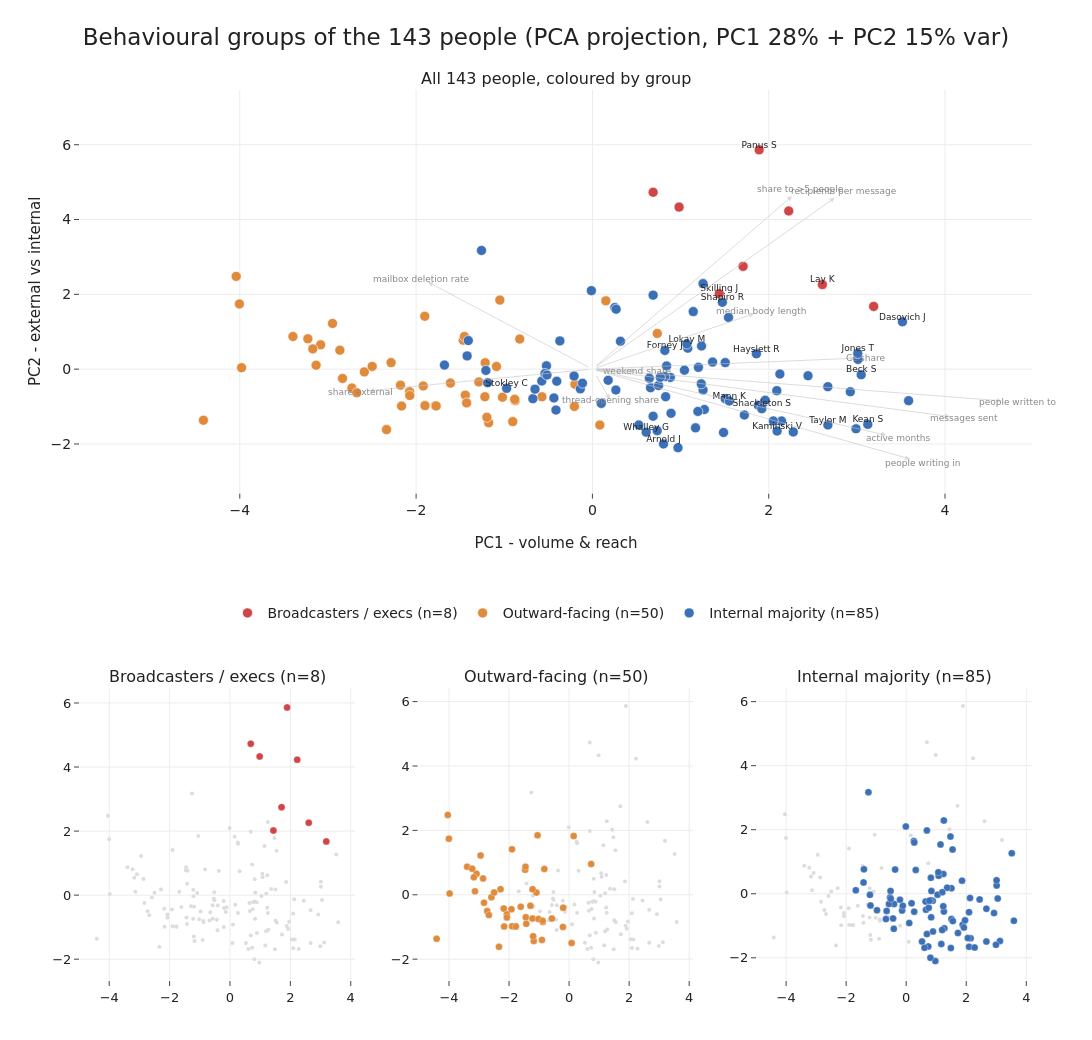

The notebook cell saved with this chart:
### Markdown cell above
## The three groups in two dimensions

A PCA projection puts the 143 people on a plane that keeps as much of the
twelve-dimensional spread as possible; the arrows show how the original features
load onto it. The first axis is essentially *volume and reach* - heavy senders
with wide degree to one side - and the second separates *outward, external*
communication from *internal* traffic. The groups sit where their names say they
should: the broadcasters/executives reach far out along the reach axis, the
outward-facing group lifts along the external axis, and the large internal
majority fills the middle. The split is a gradient, not a gap, which is exactly
what the modest silhouette said. A few named people are labelled for orientation.

### Code cell
pca = PCA(2, random_state=0).fit(X)
XY = pca.transform(X)
ev = pca.explained_variance_ratio_
NOTABLE = ["lay-k","skilling-j","whalley-g","kaminski-v","dasovich-j","kean-s",
           "shapiro-r","jones-t","taylor-m","shackleton-s","forney-j","mann-k",
           "beck-s","arnold-j","lokay-m","hayslett-r","stokley-c","panus-s"]
order = ["Broadcasters / execs", "Outward-facing", "Internal majority"]
gsize = {nm: sum(cl_name[h] == nm for h in keep) for nm in order}

fig = make_subplots(rows=2, cols=3, row_heights=[0.58, 0.42], vertical_spacing=0.22,
    specs=[[{"colspan": 3}, None, None], [{}, {}, {}]],
    subplot_titles=["All 143 people, coloured by group",
                    *[f"{nm} (n={gsize[nm]})" for nm in order]])

# row 1: every group together
for nm in order:
    idx = [i for i, h in enumerate(keep) if cl_name[h] == nm]
    fig.add_trace(go.Scatter(
        x=XY[idx, 0], y=XY[idx, 1], mode="markers", name=f"{nm} (n={len(idx)})",
        marker=dict(size=10, color=CMAP[nm], line=dict(width=0.6, color="white")),
        text=[disp(keep[i]) for i in idx], hoverinfo="text+name"), row=1, col=1)
lab_idx = [i for i, h in enumerate(keep) if h in NOTABLE]
fig.add_trace(go.Scatter(x=XY[lab_idx, 0], y=XY[lab_idx, 1], mode="text",
    text=[disp(keep[i]) for i in lab_idx], textposition="top center",
    textfont=dict(size=9, color="#222222"), showlegend=False), row=1, col=1)

# feature-loading arrows pushed out to the frame so they only indicate direction
# and do not sit on top of the points; labels land in the outer margin
xr = [XY[:, 0].min() - 1.4, XY[:, 0].max() + 1.4]
yr = [XY[:, 1].min() - 1.2, XY[:, 1].max() + 1.6]
sx = (xr[1] - xr[0]) / 2 * 0.86 / np.abs(pca.components_[0]).max()
sy = (yr[1] - yr[0]) / 2 * 0.86 / np.abs(pca.components_[1]).max()
for j, f in enumerate(PRETTY):
    tx, ty = pca.components_[0, j] * sx, pca.components_[1, j] * sy
    fig.add_annotation(x=tx, y=ty, ax=0, ay=0, xref="x", yref="y", axref="x",
        ayref="y", showarrow=True, arrowhead=2, arrowwidth=1.0,
        arrowcolor="#c4c4c4", opacity=0.6)
    fig.add_annotation(x=tx * 1.04, y=ty * 1.04, text=PRETTY[f], showarrow=False,
        font=dict(size=9, color="#888888"))

# row 2: one panel per group, lit on a grey backdrop of everyone
for k, nm in enumerate(order):
    c = k + 1
    fig.add_trace(go.Scatter(x=XY[:, 0], y=XY[:, 1], mode="markers",
        marker=dict(size=4, color="#dddddd"), showlegend=False, hoverinfo="skip"),
        row=2, col=c)
    idx = [i for i, h in enumerate(keep) if cl_name[h] == nm]
    fig.add_trace(go.Scatter(x=XY[idx, 0], y=XY[idx, 1], mode="markers",
        marker=dict(size=7, color=CMAP[nm], line=dict(width=0.3, color="white")),
        showlegend=False, hoverinfo="skip"), row=2, col=c)

fig.update_layout(
    title=f"Behavioural groups of the 143 people (PCA projection, "
          f"PC1 {ev[0]:.0%} + PC2 {ev[1]:.0%} var)",
    legend=dict(orientation="h", y=0.43, x=0.5, xanchor="center", font=dict(size=14)))
fig.update_xaxes(title_text="PC1 - volume & reach", title_font=dict(size=15),
                 range=xr, row=1, col=1)
fig.update_yaxes(title_text="PC2 - external vs internal", title_font=dict(size=15),
                 range=yr, row=1, col=1)
for c in (1, 2, 3):
    fig.update_xaxes(tickfont=dict(size=13), row=2, col=c)
    fig.update_yaxes(tickfont=dict(size=13), row=2, col=c)
save_fig(fig, "p3_pca_clusters.png", w=1180, h=1040,
         margin=dict(l=80, r=60, t=90, b=60))

### Figure 1 — Plotly figure (JSON) as saved in the notebook; plotly's stock layout.template omitted (floating-point values rounded to 4 significant figures; data arrays with more than 128 entries replaced by an {"elided": "..."} marker saying what was removed)
{"data": [{"hoverinfo": "text+name", "marker": {"color": "#d04545", "line": {"color": "white", "width": 0.6}, "size": 10}, "mode": "markers", "name": "Broadcasters / execs (n=8)", "text": ["Bailey S", "Baughman D", "Hain M", "Lay K", "Panus S", "Skilling J", "Whalley L", "Williams W3"], "type": "scatter", "x": [0.689, 0.9835, 2.227, 2.609, 1.892, 1.439, 3.19, 1.709], "xaxis": "x", "y": [4.729, 4.333, 4.229, 2.261, 5.863, 2.017, 1.677, 2.747], "yaxis": "y"}, {"hoverinfo": "text+name", "marker": {"color": "#e08a3c", "line": {"color": "white", "width": 0.6}, "size": 10}, "mode": "markers", "name": "Outward-facing (n=50)", "text": ["Arora H", "Badeer R", "Brawner S", "Carson M", "Cuilla M", "Davis D", "Dean C", "Donohoe T", "Dorland C", "Ermis F", "Fischer M", "Gang L", "Giron D", "Guzman M", "Harris S", "Hendrickson S", "Hernandez J", "Keavey P", "Kuykendall T", "Lewis A", "Lucci P", "Maggi M", "May L", "Mckay B", "Meyers A", "Mims THURSTON-P", "Parks J", "Pereira S", "Pimenov V", "Platter P", "Quenet J", "Quigley D", "Richey C", "Ring A", "Ring R", "Rogers B", "Ruscitti K", "Saibi E", "Sanchez M", "Slinger R", "Smith M", "Solberg G", "Steffes J", "Stepenovitch J", "Storey G", "Swerzbin M", "Thomas P", "Townsend J", "Wolfe J", "Zufferli J"], "type": "scatter", "x": [-1.442, -1.177, -1.197, -2.074, -0.8241, -1.088, -2.072, -2.834, 0.08436, -1.782, -1.465, -2.948, -0.5726, -1.22, 0.1524, -3.397, -1.452, -0.9035, -0.8755, -3.134, -3.228, -2.177, -1.02, -2.728, -4.041, -1.611, -2.284, -2.587, -2.865, -2.498, -3.98, -0.1983, -1.899, -2.336, -4.004, -0.2046, -1.772, -2.673, -1.216, -1.05, -0.8818, -1.288, 0.7359, -3.083, -2.165, -1.919, -3.172, -4.413, -1.902, -1.427], "xaxis": "x", "y": [-0.6947, -1.433, -1.288, -0.6035, 0.8045, 0.06934, -0.7051, -0.2487, -1.495, -0.9754, 0.7743, 1.222, -0.7389, -0.7375, 1.826, 0.8724, 0.8733, -1.402, -0.8423, 0.1061, 0.8117, -0.428, -0.7516, -0.5044, 2.48, -0.3726, 0.1752, -0.07357, 0.5074, 0.07339, 0.03811, -0.4046, -0.9746, -1.616, 1.743, -0.9979, -0.9837, -0.6311, 0.1715, 1.846, -0.8071, -0.3434, 0.9539, 0.6498, -0.986, -0.4497, 0.5419, -1.365, 1.413, -0.9021], "yaxis": "y"}, {"hoverinfo": "text+name", "marker": {"color": "#3b6fb6", "line": {"color": "white", "width": 0.6}, "size": 10}, "mode": "markers", "name": "Internal majority (n=85)", "text": ["Allen P", "Arnold J", "Bass E", "Beck S", "Blair L", "Buy R", "Campbell L", "Cash M", "Causholli M", "Corman S", "Crandell S", "Dasovich J", "Delainey D", "Derrick J", "Dickson S", "Donoho L", "Farmer D", "Forney J", "Fossum D", "Gay R", "Geaccone T", "Germany C", "Gilbertsmith D", "Griffith J", "Grigsby M", "Haedicke M", "Hayslett R", "Heard M", "Hodge J", "Holst K", "Horton S", "Hyatt K", "Hyvl D", "Jones T", "Kaminski V", "Kean S", "Keiser K", "Kitchen L", "Lavorato J", "Lenhart M", "Lokay M", "Lokey T", "Love P", "Mann K", "Martin T", "Mccarty D", "Mcconnell M", "Mckay J", "Mclaughlin E", "Neal S", "Nemec G", "Perlingiere D", "Presto K", "Rapp B", "Reitmeyer J", "Rodrique R", "Sager E", "Salisbury H", "Sanders R", "Scholtes D", "Schoolcraft D", "Schwieger J", "Scott S", "Semperger C", "Shackleton S", "Shankman J", "Shapiro R", "Shively H", "Staab T", "Stclair C", "Stokley C", "Sturm F", "Symes K", "Taylor M", "Tholt J", "Tycholiz B", "Ward K", "Watson K", "Weldon C", "Whalley G", "White S", "Whitt M", "Williams J", "Ybarbo P", "Zipper A"], "type": "scatter", "x": [0.9709, 0.8068, 0.8839, 3.049, 1.255, 0.6594, 1.144, 1.507, -1.258, 1.238, -1.421, 3.517, 2.671, -0.6755, -0.4367, 1.544, 0.1787, 0.822, 3.013, 1.507, 0.8417, 2.446, -0.4042, -0.2083, 2.127, 2.146, 1.86, 1.082, 2.092, -1.678, 0.6459, 1.044, 1.255, 3.01, 2.095, 3.124, 1.363, 3.587, 2.99, 1.27, 1.072, 0.2543, 1.202, 1.553, -0.6512, -0.521, 1.881, 0.1008, 0.3182, 1.724, 2.053, 1.17, 1.96, -0.01174, -1.189, -0.5742, 1.488, -1.208, 2.279, -0.5384, 0.689, -0.5152, 2.925, 0.2692, 1.922, 1.197, 1.474, 0.5268, -1.408, 1.235, -0.9729, 0.7351, 0.7502, 2.671, -0.4134, 0.892, 0.6888, 0.8307, -0.137, 0.61, 0.8213, -0.1129, 0.7702, -0.3691, 0.2662], "xaxis": "x", "y": [-2.101, -1.999, -0.22, -0.1487, 2.287, -0.4972, 1.538, -0.7881, 3.173, 0.618, 0.3541, 1.265, -0.4688, -0.7901, -0.7697, 1.383, -0.2987, 0.4998, 0.26, 0.175, 0.08549, -0.1783, -0.3215, -0.1858, -0.1311, -1.386, 0.4097, 0.5616, -0.5743, 0.1087, -0.2439, -0.02729, -0.5552, 0.4193, -1.655, -1.475, 0.1886, -0.8427, -1.595, -1.08, 0.6702, 1.647, 0.04806, -0.8529, -0.5346, 0.08839, -0.9647, -0.9155, 0.7444, -1.226, -1.384, -1.569, -0.8308, 2.099, -0.3633, -0.3182, -1.693, -0.03383, -1.679, -0.1154, 1.978, -0.1577, -0.6041, 1.603, -1.056, -1.131, 1.787, -1.492, 0.7645, -0.3927, -0.513, -1.644, -0.439, -1.492, -1.094, -1.181, -1.258, -0.7358, -0.5264, -1.684, -0.1996, -0.3754, -0.218, 0.7551, -0.558], "yaxis": "y"}, {"mode": "text", "showlegend": false, "text": ["Arnold J", "Beck S", "Dasovich J", "Forney J", "Hayslett R", "Jones T", "Kaminski V", "Kean S", "Lay K", "Lokay M", "Mann K", "Panus S", "Shackleton S", "Shapiro R", "Skilling J", "Stokley C", "Taylor M", "Whalley G"], "textfont": {"color": "#222222", "size": 9}, "textposition": "top center", "type": "scatter", "x": [0.8068, 3.049, 3.517, 0.822, 1.86, 3.01, 2.095, 3.124, 2.609, 1.072, 1.553, 1.892, 1.922, 1.474, 1.439, -0.9729, 2.671, 0.61], "xaxis": "x", "y": [-1.999, -0.1487, 1.265, 0.4998, 0.4097, 0.4193, -1.655, -1.475, 2.261, 0.6702, -0.8529, 5.863, -1.056, 1.787, 2.017, -0.513, -1.492, -1.684], "yaxis": "y"}, {"hoverinfo": "skip", "marker": {"color": "#dddddd", "size": 4}, "mode": "markers", "showlegend": false, "type": "scatter", "x": {"elided": "143 float values"}, "xaxis": "x2", "y": {"elided": "143 float values"}, "yaxis": "y2"}, {"hoverinfo": "skip", "marker": {"color": "#d04545", "line": {"color": "white", "width": 0.3}, "size": 7}, "mode": "markers", "showlegend": false, "type": "scatter", "x": [0.689, 0.9835, 2.227, 2.609, 1.892, 1.439, 3.19, 1.709], "xaxis": "x2", "y": [4.729, 4.333, 4.229, 2.261, 5.863, 2.017, 1.677, 2.747], "yaxis": "y2"}, {"hoverinfo": "skip", "marker": {"color": "#dddddd", "size": 4}, "mode": "markers", "showlegend": false, "type": "scatter", "x": {"elided": "143 float values"}, "xaxis": "x3", "y": {"elided": "143 float values"}, "yaxis": "y3"}, {"hoverinfo": "skip", "marker": {"color": "#e08a3c", "line": {"color": "white", "width": 0.3}, "size": 7}, "mode": "markers", "showlegend": false, "type": "scatter", "x": [-1.442, -1.177, -1.197, -2.074, -0.8241, -1.088, -2.072, -2.834, 0.08436, -1.782, -1.465, -2.948, -0.5726, -1.22, 0.1524, -3.397, -1.452, -0.9035, -0.8755, -3.134, -3.228, -2.177, -1.02, -2.728, -4.041, -1.611, -2.284, -2.587, -2.865, -2.498, -3.98, -0.1983, -1.899, -2.336, -4.004, -0.2046, -1.772, -2.673, -1.216, -1.05, -0.8818, -1.288, 0.7359, -3.083, -2.165, -1.919, -3.172, -4.413, -1.902, -1.427], "xaxis": "x3", "y": [-0.6947, -1.433, -1.288, -0.6035, 0.8045, 0.06934, -0.7051, -0.2487, -1.495, -0.9754, 0.7743, 1.222, -0.7389, -0.7375, 1.826, 0.8724, 0.8733, -1.402, -0.8423, 0.1061, 0.8117, -0.428, -0.7516, -0.5044, 2.48, -0.3726, 0.1752, -0.07357, 0.5074, 0.07339, 0.03811, -0.4046, -0.9746, -1.616, 1.743, -0.9979, -0.9837, -0.6311, 0.1715, 1.846, -0.8071, -0.3434, 0.9539, 0.6498, -0.986, -0.4497, 0.5419, -1.365, 1.413, -0.9021], "yaxis": "y3"}, {"hoverinfo": "skip", "marker": {"color": "#dddddd", "size": 4}, "mode": "markers", "showlegend": false, "type": "scatter", "x": {"elided": "143 float values"}, "xaxis": "x4", "y": {"elided": "143 float values"}, "yaxis": "y4"}, {"hoverinfo": "skip", "marker": {"color": "#3b6fb6", "line": {"color": "white", "width": 0.3}, "size": 7}, "mode": "markers", "showlegend": false, "type": "scatter", "x": [0.9709, 0.8068, 0.8839, 3.049, 1.255, 0.6594, 1.144, 1.507, -1.258, 1.238, -1.421, 3.517, 2.671, -0.6755, -0.4367, 1.544, 0.1787, 0.822, 3.013, 1.507, 0.8417, 2.446, -0.4042, -0.2083, 2.127, 2.146, 1.86, 1.082, 2.092, -1.678, 0.6459, 1.044, 1.255, 3.01, 2.095, 3.124, 1.363, 3.587, 2.99, 1.27, 1.072, 0.2543, 1.202, 1.553, -0.6512, -0.521, 1.881, 0.1008, 0.3182, 1.724, 2.053, 1.17, 1.96, -0.01174, -1.189, -0.5742, 1.488, -1.208, 2.279, -0.5384, 0.689, -0.5152, 2.925, 0.2692, 1.922, 1.197, 1.474, 0.5268, -1.408, 1.235, -0.9729, 0.7351, 0.7502, 2.671, -0.4134, 0.892, 0.6888, 0.8307, -0.137, 0.61, 0.8213, -0.1129, 0.7702, -0.3691, 0.2662], "xaxis": "x4", "y": [-2.101, -1.999, -0.22, -0.1487, 2.287, -0.4972, 1.538, -0.7881, 3.173, 0.618, 0.3541, 1.265, -0.4688, -0.7901, -0.7697, 1.383, -0.2987, 0.4998, 0.26, 0.175, 0.08549, -0.1783, -0.3215, -0.1858, -0.1311, -1.386, 0.4097, 0.5616, -0.5743, 0.1087, -0.2439, -0.02729, -0.5552, 0.4193, -1.655, -1.475, 0.1886, -0.8427, -1.595, -1.08, 0.6702, 1.647, 0.04806, -0.8529, -0.5346, 0.08839, -0.9647, -0.9155, 0.7444, -1.226, -1.384, -1.569, -0.8308, 2.099, -0.3633, -0.3182, -1.693, -0.03383, -1.679, -0.1154, 1.978, -0.1577, -0.6041, 1.603, -1.056, -1.131, 1.787, -1.492, 0.7645, -0.3927, -0.513, -1.644, -0.439, -1.492, -1.094, -1.181, -1.258, -0.7358, -0.5264, -1.684, -0.1996, -0.3754, -0.218, 0.7551, -0.558], "yaxis": "y4"}], "layout": {"annotations": [{"font": {"size": 16}, "showarrow": false, "text": "All 143 people, coloured by group", "x": 0.5, "xanchor": "center", "xref": "paper", "y": 1.0, "yanchor": "bottom", "yref": "paper"}, {"font": {"size": 16}, "showarrow": false, "text": "Broadcasters / execs (n=8)", "x": 0.1444, "xanchor": "center", "xref": "paper", "y": 0.3276, "yanchor": "bottom", "yref": "paper"}, {"font": {"size": 16}, "showarrow": false, "text": "Outward-facing (n=50)", "x": 0.5, "xanchor": "center", "xref": "paper", "y": 0.3276, "yanchor": "bottom", "yref": "paper"}, {"font": {"size": 16}, "showarrow": false, "text": "Internal majority (n=85)", "x": 0.8556, "xanchor": "center", "xref": "paper", "y": 0.3276, "yanchor": "bottom", "yref": "paper"}, {"arrowcolor": "#c4c4c4", "arrowhead": 2, "arrowwidth": 1.0, "ax": 0, "axref": "x", "ay": 0, "ayref": "y", "opacity": 0.6, "showarrow": true, "x": 4.056, "xref": "x", "y": -1.268, "yref": "y"}, {"font": {"color": "#888888", "size": 9}, "showarrow": false, "text": "messages sent", "x": 4.218, "y": -1.319}, {"arrowcolor": "#c4c4c4", "arrowhead": 2, "arrowwidth": 1.0, "ax": 0, "axref": "x", "ay": 0, "ayref": "y", "opacity": 0.6, "showarrow": true, "x": 1.834, "xref": "x", "y": 1.486, "yref": "y"}, {"font": {"color": "#888888", "size": 9}, "showarrow": false, "text": "median body length", "x": 1.907, "y": 1.546}, {"arrowcolor": "#c4c4c4", "arrowhead": 2, "arrowwidth": 1.0, "ax": 0, "axref": "x", "ay": 0, "ayref": "y", "opacity": 0.6, "showarrow": true, "x": 2.749, "xref": "x", "y": 4.582, "yref": "y"}, {"font": {"color": "#888888", "size": 9}, "showarrow": false, "text": "recipients per message", "x": 2.859, "y": 4.766}, {"arrowcolor": "#c4c4c4", "arrowhead": 2, "arrowwidth": 1.0, "ax": 0, "axref": "x", "ay": 0, "ayref": "y", "opacity": 0.6, "showarrow": true, "x": -2.53, "xref": "x", "y": -0.5754, "yref": "y"}, {"font": {"color": "#888888", "size": 9}, "showarrow": false, "text": "share external", "x": -2.631, "y": -0.5985}, {"arrowcolor": "#c4c4c4", "arrowhead": 2, "arrowwidth": 1.0, "ax": 0, "axref": "x", "ay": 0, "ayref": "y", "opacity": 0.6, "showarrow": true, "x": 2.982, "xref": "x", "y": 0.2921, "yref": "y"}, {"font": {"color": "#888888", "size": 9}, "showarrow": false, "text": "Cc share", "x": 3.102, "y": 0.3038}, {"arrowcolor": "#c4c4c4", "arrowhead": 2, "arrowwidth": 1.0, "ax": 0, "axref": "x", "ay": 0, "ayref": "y", "opacity": 0.6, "showarrow": true, "x": 2.265, "xref": "x", "y": 4.629, "yref": "y"}, {"font": {"color": "#888888", "size": 9}, "showarrow": false, "text": "share to >5 people", "x": 2.356, "y": 4.814}, {"arrowcolor": "#c4c4c4", "arrowhead": 2, "arrowwidth": 1.0, "ax": 0, "axref": "x", "ay": 0, "ayref": "y", "opacity": 0.6, "showarrow": true, "x": 0.1984, "xref": "x", "y": -0.8055, "yref": "y"}, {"font": {"color": "#888888", "size": 9}, "showarrow": false, "text": "thread-opening share", "x": 0.2064, "y": -0.8378}, {"arrowcolor": "#c4c4c4", "arrowhead": 2, "arrowwidth": 1.0, "ax": 0, "axref": "x", "ay": 0, "ayref": "y", "opacity": 0.6, "showarrow": true, "x": 0.4947, "xref": "x", "y": -0.04287, "yref": "y"}, {"font": {"color": "#888888", "size": 9}, "showarrow": false, "text": "weekend share", "x": 0.5145, "y": -0.04459}, {"arrowcolor": "#c4c4c4", "arrowhead": 2, "arrowwidth": 1.0, "ax": 0, "axref": "x", "ay": 0, "ayref": "y", "opacity": 0.6, "showarrow": true, "x": 3.337, "xref": "x", "y": -1.766, "yref": "y"}, {"font": {"color": "#888888", "size": 9}, "showarrow": false, "text": "active months", "x": 3.47, "y": -1.836}, {"arrowcolor": "#c4c4c4", "arrowhead": 2, "arrowwidth": 1.0, "ax": 0, "axref": "x", "ay": 0, "ayref": "y", "opacity": 0.6, "showarrow": true, "x": -1.865, "xref": "x", "y": 2.328, "yref": "y"}, {"font": {"color": "#888888", "size": 9}, "showarrow": false, "text": "mailbox deletion rate", "x": -1.939, "y": 2.421}, {"arrowcolor": "#c4c4c4", "arrowhead": 2, "arrowwidth": 1.0, "ax": 0, "axref": "x", "ay": 0, "ayref": "y", "opacity": 0.6, "showarrow": true, "x": 4.644, "xref": "x", "y": -0.8466, "yref": "y"}, {"font": {"color": "#888888", "size": 9}, "showarrow": false, "text": "people written to", "x": 4.83, "y": -0.8805}, {"arrowcolor": "#c4c4c4", "arrowhead": 2, "arrowwidth": 1.0, "ax": 0, "axref": "x", "ay": 0, "ayref": "y", "opacity": 0.6, "showarrow": true, "x": 3.603, "xref": "x", "y": -2.401, "yref": "y"}, {"font": {"color": "#888888", "size": 9}, "showarrow": false, "text": "people writing in", "x": 3.747, "y": -2.497}], "height": 1040, "legend": {"font": {"size": 14}, "orientation": "h", "x": 0.5, "xanchor": "center", "y": 0.43}, "margin": {"b": 60, "l": 80, "r": 60, "t": 90}, "title": {"text": "Behavioural groups of the 143 people (PCA projection, PC1 28% + PC2 15% var)"}, "width": 1180, "xaxis": {"anchor": "y", "domain": [0.0, 1.0], "range": [-5.813, 4.987], "title": {"font": {"size": 15}, "text": "PC1 - volume & reach"}}, "xaxis2": {"anchor": "y2", "domain": [0.0, 0.2889], "tickfont": {"size": 13}}, "xaxis3": {"anchor": "y3", "domain": [0.3556, 0.6444], "tickfont": {"size": 13}}, "xaxis4": {"anchor": "y4", "domain": [0.7111, 1.0], "tickfont": {"size": 13}}, "yaxis": {"anchor": "x", "domain": [0.5476, 1.0], "range": [-3.301, 7.463], "title": {"font": {"size": 15}, "text": "PC2 - external vs internal"}}, "yaxis2": {"anchor": "x2", "domain": [0.0, 0.3276], "tickfont": {"size": 13}}, "yaxis3": {"anchor": "x3", "domain": [0.0, 0.3276], "tickfont": {"size": 13}}, "yaxis4": {"anchor": "x4", "domain": [0.0, 0.3276], "tickfont": {"size": 13}}}}
